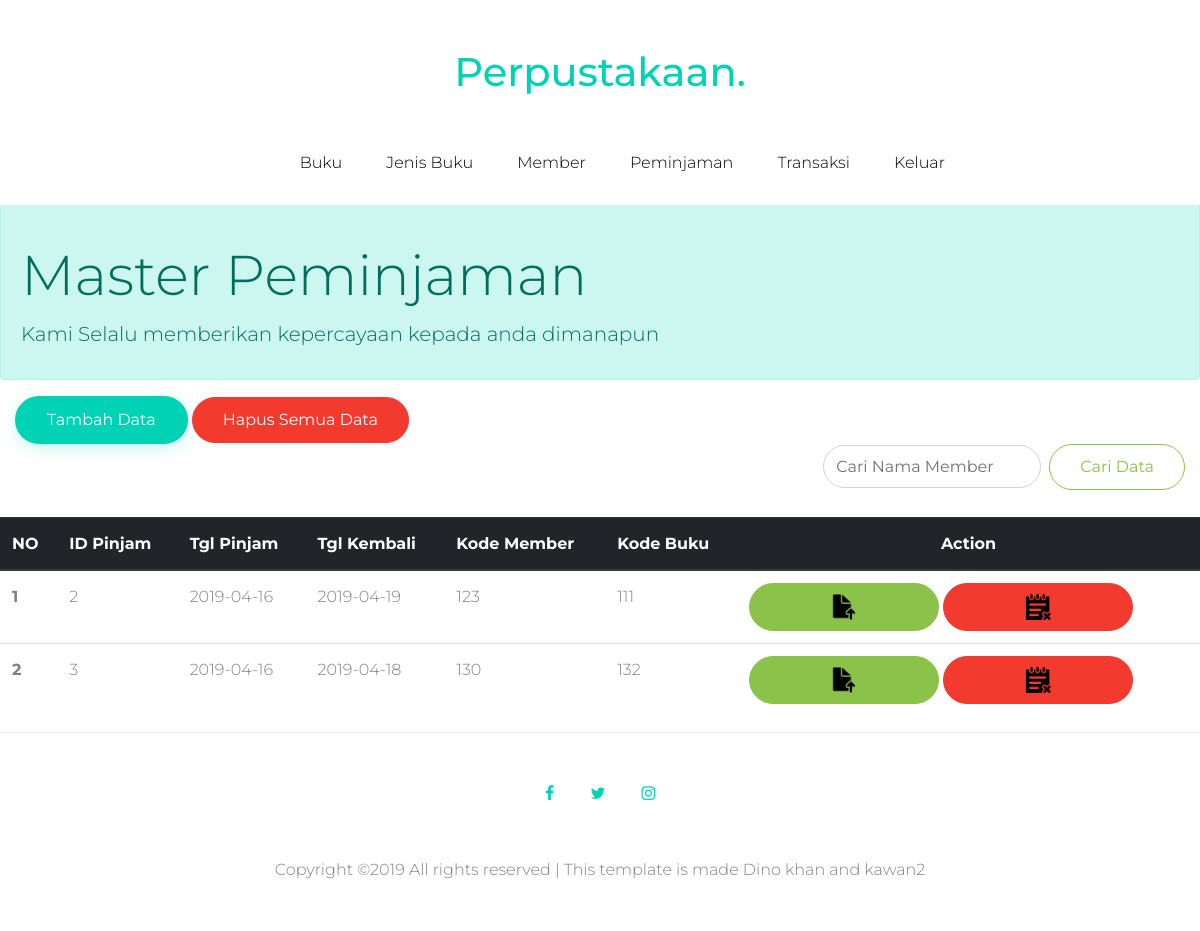
Screenshot of /admin/peminjaman.php with the database file from the repository.
### tables this page shows
CREATE TABLE `peminjaman` (
  `id_peminjaman` int(3) NOT NULL,
  `tgl_peminjaman` date NOT NULL,
  `tgl_kembali` date NOT NULL,
  `id_member` int(5) NOT NULL,
  `kd_buku` int(5) NOT NULL
);

### admin/peminjaman.php (the view, shortened to what this page needs)
<!DOCTYPE html>
<html lang="en">
<head>
	<link rel="stylesheet" href="../fonts/icomoon/style.css">
	<link rel="stylesheet" href="../css/bootstrap.min.css">
	<link rel="stylesheet" href="../css/jquery-ui.css">
	<link rel="stylesheet" href="../css/owl.carousel.min.css">
	<link rel="stylesheet" href="../css/owl.theme.default.min.css">
	<link rel="stylesheet" href="../css/owl.theme.default.min.css">
	<link rel="stylesheet" href="../css/jquery.fancybox.min.css">
	<link rel="stylesheet" href="../css/bootstrap-datepicker.css">
	<link rel="stylesheet" href="../fonts/flaticon/font/flaticon.css">
	<link rel="stylesheet" href="../css/aos.css">
	<link rel="stylesheet" href="../css/style.css">
</head>
<body>
	<body data-spy="scroll" data-target=".site-navbar-target" data-offset="300">
		<div class="site-wrap"  id="home-section">
			<div class="container d-none d-lg-block">
				<div class="row">
					<div class="col-12 text-center mb-4 mt-5">
						<h1 class="mb-0 site-logo"><a href="index.html" >Perpustakaan<span class="text-primary">.</span> </a></h1>
					</div>
				</div>
			</div>
			<header class="site-navbar py-md-4 js-sticky-header site-navbar-target" role="banner">
				<div class="container">
					<div class="row align-items-center">
						<div class="col-12 col-md-10 main-menu">
							<nav class="site-navigation position-relative text-right" role="navigation">
								<ul class="site-menu main-menu js-clone-nav mr-auto d-none d-lg-block">
									<li><a href="buku.php" class="nav-link">Buku</a></li>
									<li><a href="jenis.php" class="nav-link">Jenis Buku</a></li>
									<li><a href="member.php" class="nav-link">Member</a></li>
									<li><a href="peminjaman.php" class="nav-link">Peminjaman</a></li>
									<li><a href="transaksi.php" class="nav-link">Transaksi</a></li>
									<li><a href="../logout.php" class="nav-link" onclick="return confirm('Apakah anda ingin keluar !!!')">Keluar</a></li>
								</ul>
							</nav>
						</div>
					</div>
				</div>
			</header>
			<div class="alert alert-primary" role="alert">
				<br><br><br><br>
				<h1 class="display-4">Master Peminjaman</h1>
				<p class="lead">Kami Selalu memberikan kepercayaan kepada anda dimanapun</p>
			</div>
			<div class="container-fluid">
				<a href="form_peminjaman.php"><button type="button" class="btn btn-primary btn-lg">Tambah Data</button></a>
				<button type="button" class="btn btn-danger btn-lg">Hapus Semua Data</button>
				<form action="peminjaman.php" method="POST" class="form-inline my-2 my-lg-0">
					<input class="form-control mr-sm-2" type="search" placeholder="Cari Nama Member" aria-label="Search" name="cari">
					<button class="btn btn-outline-success my-2 my-sm-0" type="submit">Cari Data</button>
				</form>
			</div>
			<br>
			<table class="table">
				<thead class="thead-dark">
					<tr>
						<th scope="col">NO</th>
						<th scope="col">ID Pinjam</th>
						<th scope="col">Tgl Pinjam</th>
						<th scope="col">Tgl Kembali</th>
						<th scope="col">Kode Member</th>
						<th scope="col">Kode Buku</th>
						<th style="text-align: center;" scope="col">Action</th>
					</tr>
				</thead>
				<tbody>
					<?php
					include "../koneksi.php";
					if (isset($_POST['cari'])){
						$cari=$_POST['cari'];
						$buku  = mysqli_query($koneksi, "SELECT * FROM peminjaman where nama_member like '%$cari%'") or die(mysqli_error());
					}
					else {
						$buku  = mysqli_query($koneksi, "SELECT * FROM peminjaman") or die(mysqli_error());
					}
					$no=1;
					while ($r=mysqli_fetch_array($buku)){
						?>
						<tr>
							<th><?php echo "$no"; ?></th>
							<td><?php echo "$r[id_peminjaman]"; ?></td>
							<td><?php echo "$r[tgl_peminjaman]"; ?></td>
							<td><?php echo "$r[tgl_kembali]"; ?></td>
							<td><?php echo "$r[id_member]"; ?></td>
							<td><?php echo "$r[kd_buku]"; ?></td>
							<td>
								<a <?php  echo "href='update_peminjaman.php?id=$r[id_peminjaman]'" ;?>>
									<button type="button" class="btn btn-success btn-lg">
										<img width="20%" height="10%" src="icon/upload.png"/>
									</button>
								</a>
								<a onclick="return confirm('Apakah anda yakin ingin menghapus !!!')"  <?php  echo "href='peminjaman_hapus.php?id=$r[id_peminjaman]'" ;?>>
									<button type="button" class="btn btn-danger btn-lg">
										<img width="20%" height="10%" src="icon/delete.png"/>
									</button>
								</a>
							</td>
						</tr>
						<?php
						$no=$no+1;
					}
					?>
				</tbody>
			</div>
	<div class="footer py-5 border-top text-center">
		<div class="container">
			<div class="row mb-5">
				<div class="col-12">
					<p class="mb-0">
						<a href="#" class="p-3"><span class="icon-facebook"></span></a>
						<a href="#" class="p-3"><span class="icon-twitter"></span></a>
						<a href="#" class="p-3"><span class="icon-instagram"></span></a>
					</p>
				</div>
			</div>
			<div class="row">
				<div class="col-md-12">
					<p class="mb-0">
						Copyright &copy;<script>document.write(new Date().getFullYear());</script> All rights reserved | This template is made Dino khan and kawan2
					</p>
				</div>
			</div>
		</div>
	</div>
</body>
</html>

### css/style.css (style rules this page uses)
body { line-height: 1.7; color: gray; font-weight: 300; font-size: 1rem; }
a { -webkit-transition: .3s all ease; -o-transition: .3s all ease; transition: .3s all ease; }
h1, h2, h3, h4, h5, .h1, .h2, .h3, .h4, .h5 { font-family: "Montserrat", -apple-system, BlinkMacSystemFont, "Segoe UI", Roboto, "Helvetica Neue", Arial, sans-serif, "Apple Color Emoji", "Segoe UI Emoji", "Segoe UI Symbol", "Noto Color Emoji"; }
.site-wrap:before { display: none; -webkit-transition: .3s all ease-in-out; -o-transition: .3s all ease-in-out; transition: .3s all ease-in-out; background: rgba(0, 0, 0, 0.6); content: ""; position: absolute; z-index: 2000; top: 0; left: 0; right: 0; bottom: 0; opacity: 0; visibility: hidden; }
.btn { font-size: 16px; border-radius: 30px; padding: 10px 30px; }
.btn.btn-primary { border-width: 2px; background: #00d2b5; border-color: #00d2b5; color: #fff; -webkit-box-shadow: 0 4px 20px -5px rgba(0, 210, 181, 0.4); box-shadow: 0 4px 20px -5px rgba(0, 210, 181, 0.4); }
.form-control { height: 43px; border-radius: 30px; font-family: "Montserrat", -apple-system, BlinkMacSystemFont, "Segoe UI", Roboto, "Helvetica Neue", Arial, sans-serif, "Apple Color Emoji", "Segoe UI Emoji", "Segoe UI Symbol", "Noto Color Emoji"; }
.border-top { border-top: 1px solid #edf0f5 !important; }
.site-navbar { margin-bottom: 0px; z-index: 1999; position: absolute; width: 100%; background: #fff; }
.site-navbar .site-navigation .site-menu { margin-bottom: 0; }
.site-navbar .site-navigation .site-menu a { text-decoration: none !important; display: inline-block; }
.site-navbar .site-navigation .site-menu > li { display: inline-block; }
.site-navbar .site-navigation .site-menu > li > a { padding: 5px 20px; color: #000; display: inline-block; text-decoration: none !important; }
.site-mobile-menu .site-nav-wrap { padding: 0; margin: 0; list-style: none; position: relative; }
.site-mobile-menu .site-nav-wrap a { padding: 10px 20px; display: block; position: relative; color: #212529; }
.site-mobile-menu .site-nav-wrap li { position: relative; display: block; }
.site-mobile-menu .site-nav-wrap > li { display: block; position: relative; float: left; width: 100%; }
.site-mobile-menu .site-nav-wrap > li > a { padding-left: 20px; font-size: 20px; }
.sticky-wrapper .site-navbar { -webkit-transition: .3s all ease; -o-transition: .3s all ease; transition: .3s all ease; }
.position-relative { position: relative; }

### rows the page displays
peminjaman: id_peminjaman "2", tgl_peminjaman "2019-04-16", tgl_kembali "2019-04-19", id_member "123", kd_buku "111"
peminjaman: id_peminjaman "3", tgl_peminjaman "2019-04-16", tgl_kembali "2019-04-18", id_member "130", kd_buku "132"
